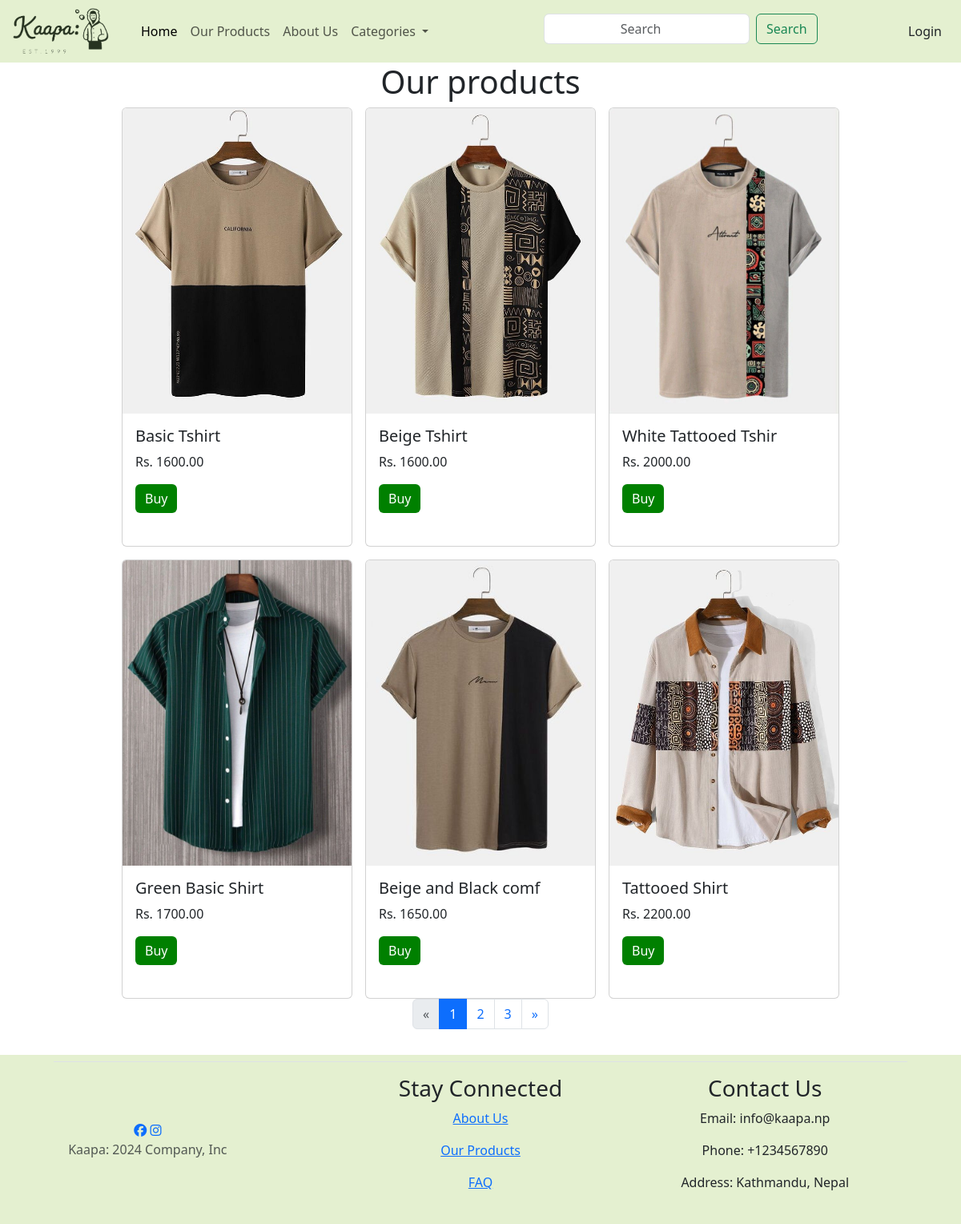
The app's page /ourProducts.php with its own data.
### tables this page shows
CREATE TABLE `products` (
  `pid` int(11) NOT NULL,
  `product_name` varchar(20) NOT NULL,
  `product_description` varchar(225) NOT NULL,
  `product_price` decimal(65,2) NOT NULL,
  `product_image` varchar(225) NOT NULL,
  `product_stock` int(200) NOT NULL
);

### ourProducts.php (the view, shortened to what this page needs)
<?php
include "navbar.php";
include "dbconnect.php";
$productsPerPage = 6;
$page = isset($_GET['page']) ? $_GET['page'] : 1;
$offset = ($page - 1) * $productsPerPage;
$products = mysqli_query($conn, "SELECT * FROM products LIMIT $offset, $productsPerPage");
?>
<!doctype html>
<html lang="en">
<head>
    <link href="https://cdn.jsdelivr.net/npm/bootstrap@5.3.0/dist/css/bootstrap.min.css" rel="stylesheet">
    <link href="https://cdn.jsdelivr.net/npm/bootstrap-icons@1.5.0/font/bootstrap-icons.css" rel="stylesheet" />
</head>
<body>
    <div class="products">
        <h1 class="text-center">Our products</h1>
    </div>
    <div class="container">
        <?php
        while ($prod = mysqli_fetch_array($products)) { ?>
            <div class='card' style='width: 18rem;'>
                <img src='<?php echo $prod['product_image']; ?>' class='card-img-top' alt='...'>
                <div class='card-body' style='margin-bottom:25px;'>
                    <h5 class='card-title'>
                        <?php echo $prod['product_name'] ?>
                    </h5>
                    <p class='card-text'>Rs.
                        <?php echo $prod['product_price'] ?>
                    </p>
                    <?php if (isset($_SESSION['username'])) { ?>
                        <a href='buyPage.php?pid=<?php echo $prod["pid"]; ?>' class='btn btn-primary'>Buy</a>
                    <?php } else { ?>
                        <a href='login.php' class='btn btn-primary'>Buy</a>
                    <?php } ?>
                </div>
            </div>
        <?php } ?>
    </div>
    <div class="container">
        <nav aria-label="Page navigation">
            <ul class="pagination justify-content-center">
                <?php
                $prevPage = $page - 1;
                echo "<li class='page-item " . ($page <= 1 ? 'disabled' : '') . "'>
                        <a class='page-link' href='yourpage.php?page=$prevPage' aria-label='Previous'>
                            <span aria-hidden='true'>&laquo;</span>
                        </a>
                    </li>";
                for ($i = 1; $i <= ceil(mysqli_num_rows(mysqli_query($conn, "SELECT * FROM products")) / $productsPerPage); $i++) {
                    echo "<li class='page-item " . ($page == $i ? 'active' : '') . "'>
                            <a class='page-link' href='ourProducts.php?page=$i'>$i</a>
                        </li>";
                }
                $nextPage = $page + 1;
                echo "<li class='page-item " . ($page >= ceil(mysqli_num_rows(mysqli_query($conn, "SELECT * FROM products")) / $productsPerPage) ? 'disabled' : '') . "'>
                        <a class='page-link' href='yourpage.php?page=$nextPage' aria-label='Next'>
                            <span aria-hidden='true'>&raquo;</span>
                        </a>
                    </li>";
                ?>
            </ul>
        </nav>
    </div>
    <?php include "footer.php" ?>
</body>
</html>

### navbar.php (shortened to what this page needs)
<!DOCTYPE html>
<html lang="en">
<head>
  <link rel="stylesheet" href="style.css">
  <link href="https://cdn.jsdelivr.net/npm/bootstrap@5.3.0/dist/css/bootstrap.min.css" rel="stylesheet">
</head>
<body>
  <nav class="navbar navbar-expand-lg " style="background-color: #e4f0d0;">
    <div class="logo">
      <a href="index.php"><img src="img/logo-t.png"></a>
    </div>
    <ul class="navbar-nav me-auto mb-2 mb-lg-0">
      <li class="nav-item">
        <a class="nav-link active" aria-current="page" href="index.php">Home</a>
      </li>
      <li class="nav-item">
        <a class="nav-link" href="ourProducts.php">Our Products</Button></a>
      </li>
      <li class="nav-item">
        <a class="nav-link" href="about.php">About Us</Button></a>
      </li>
      <li class="nav-item dropdown">
        <a class="nav-link dropdown-toggle" href="#" role="button" data-bs-toggle="dropdown" aria-expanded="false">
          Categories
        </a>
      </li>
      <li>
        <div class="search" style="position: absolute;left: 679px; top: 17px;">
          <form class="d-flex" role="search" action="search.php" method="POST">
            <input class="form-control me-2" type="search" placeholder="Search" aria-label="Search" name="search">
            <button class="btn btn-outline-success" type="submit">Search</button>
          </form>
        </div>
      </li>
    </ul>
    <?php if (isset($_SESSION['username'])) { ?>
      <a class="nav-link px-4" href="logout.php">
        <i class="bi bi-person"></i> <?php echo $_SESSION['username']; ?>
      </a>
    <?php } else { ?>
      <a href="login.php" class="nav-link px-4">Login</a>
    <?php } ?>
  </nav>
</body>
</html>

### footer.php (shortened to what this page needs)
<!DOCTYPE html>
<html lang="en">
<head>
  <link rel="stylesheet" href="style.css">
</head>
<body>
  <div class="footContainer">
    <footer class="d-flex justify-content-between align-items-center py-3 border-top">
      <div class="col-md-4 d-flex align-items-center social-icons">
        <a href="/" class="mb-3 me-2 mb-md-0 text-muted text-decoration-none lh-1">
          <svg class="bi" width="10" height="24">
            <use xlink:href="#bootstrap" />
          </svg>
        </a>
        <div class="social-media-container">
          <div>
            <a href="https://www.facebook.com" target="_blank" title="Facebook"><i class="fa-brands fa-facebook"></i></a>
            <a href="https://www.instagram.com" target="_blank" title="Instagram"><i class="fa-brands fa-instagram"></i></a>
          </div>
          <span class="mb-3 mb-md-0 text-muted">Kaapa: 2024 Company, Inc</span>
        </div>
      </div>
      <div class="stay-connected">
        <h3>Stay Connected</h3>
        <p><a href="about.php">About Us</a></p>
        <p><a href="ourProducts.php">Our Products</a></p>
        <p><a href="#" id="faq">FAQ</a></p>
      </div>
      <div class="contact-info">
        <h3>Contact Us</h3>
        <p>Email: info@kaapa.np</p>
        <p>Phone: +1234567890</p>
        <p>Address: Kathmandu, Nepal</p>
      </div>
    </footer>
  </div>
</body>
</html>

### style.css (style rules this page uses)
.container { display: flex; width: 90%; margin: auto; justify-content: center; align-items: center; gap: 1rem; flex-wrap: wrap; }
.card a { background-color: green; border: 0; }
.logo img { width: 120px; margin-left: 1rem; margin-right: 2rem; }
form input::placeholder { text-align: center; }
.footContainer { background-color: antiquewhite; height: 6rem; margin-top: 1rem; display: flex; width: 100%; justify-content: center; align-items: center; gap: 1rem; flex-wrap: wrap; }
footer { position: relative; display: flex; width: 90%; }

### footer.php (style rules this page uses)
.footContainer { background-color: #e4f0d0; height: max-content; padding: 8px; }
.social-icons { flex: 1; }
.stay-connected { flex: 1; text-align: center; text-decoration: none; }
.contact-info { flex: 1; text-align: center; }
.social-media-container { display: flex; flex-direction: column; align-items: center; }

### records on screen
products: product_image (picture), product_name "Basic Tshirt", product_price "1600.00"
products: product_image (picture), product_name "Beige Tshirt", product_price "1600.00"
products: product_image (picture), product_name "White Tattooed Tshir", product_price "2000.00"
products: product_image (picture), product_name "Green Basic Shirt", product_price "1700.00"
products: product_image (picture), product_name "Beige and Black comf", product_price "1650.00"
products: product_image (picture), product_name "Tattooed Shirt", product_price "2200.00"
